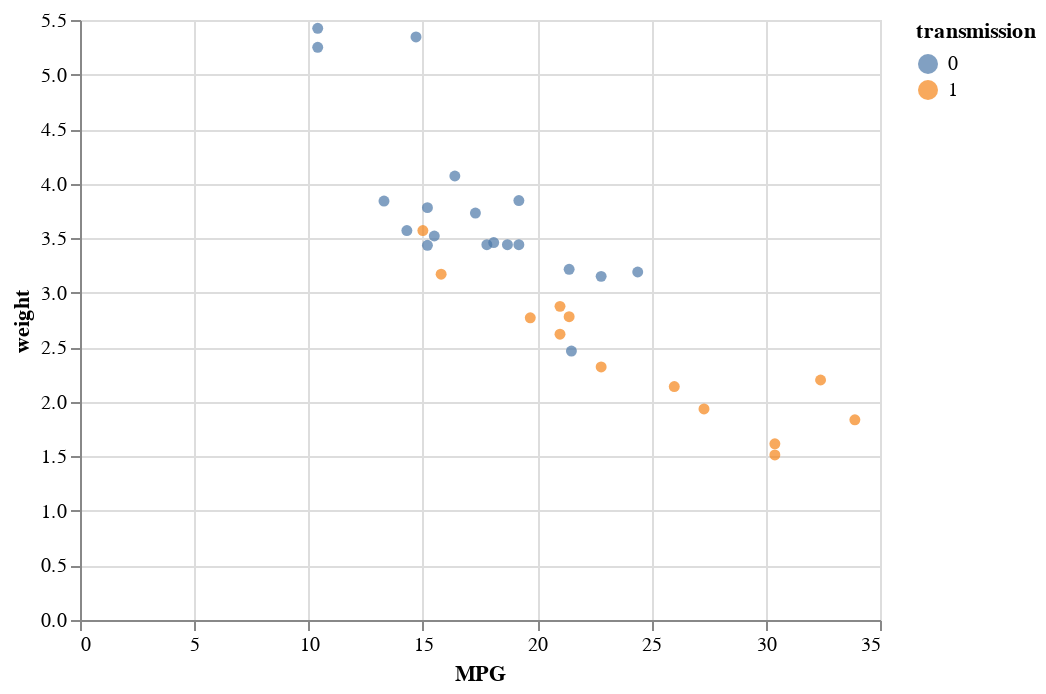

Notebook code for this chart:
### Markdown cell above
This would be a bit easier to read if the dots were filled so we could better see the colors. Luckily we can easily override the "global" properties of points to make them filled (`.mark_point(filled=True)`). Alternatively, you could use `.mark_circle`, which is a filled `.mark_point`. You can read more about this and see more options on the [Altair website](https://altair-viz.github.io/user_guide/customization.html).

### Code cell
#2.3 Change the look of the marks (filled)
alt.Chart(mtcars).mark_point(filled=True).encode(
    x='MPG',
    y='weight',
    color='transmission:N'
)

### Figure 1 — Vega-Lite specification as saved in the notebook (floating-point values rounded to 4 significant figures)
{"config": {"view": {"continuousWidth": 400, "continuousHeight": 300}}, "data": {"name": "data-9409cf149fcd97d1b95049972fed8558"}, "mark": {"type": "point", "filled": true}, "encoding": {"color": {"field": "transmission", "type": "nominal"}, "x": {"field": "MPG", "type": "quantitative"}, "y": {"field": "weight", "type": "quantitative"}}, "$schema": "https://vega.github.io/schema/vega-lite/v4.17.0.json", "datasets": {"data-9409cf149fcd97d1b95049972fed8558": [{"model": "Mazda RX4", "MPG": 21.0, "cylinders": 6, "displacement": 160.0, "HP": 110, "rear_axle_ratio": 3.9, "weight": 2.62, "qsec": 16.46, "vs": 0, "transmission": 1, "gears": 4, "carb": 4}, {"model": "Mazda RX4 Wag", "MPG": 21.0, "cylinders": 6, "displacement": 160.0, "HP": 110, "rear_axle_ratio": 3.9, "weight": 2.875, "qsec": 17.02, "vs": 0, "transmission": 1, "gears": 4, "carb": 4}, {"model": "Datsun 710", "MPG": 22.8, "cylinders": 4, "displacement": 108.0, "HP": 93, "rear_axle_ratio": 3.85, "weight": 2.32, "qsec": 18.61, "vs": 1, "transmission": 1, "gears": 4, "carb": 1}, {"model": "Hornet 4 Drive", "MPG": 21.4, "cylinders": 6, "displacement": 258.0, "HP": 110, "rear_axle_ratio": 3.08, "weight": 3.215, "qsec": 19.44, "vs": 1, "transmission": 0, "gears": 3, "carb": 1}, {"model": "Hornet Sportabout", "MPG": 18.7, "cylinders": 8, "displacement": 360.0, "HP": 175, "rear_axle_ratio": 3.15, "weight": 3.44, "qsec": 17.02, "vs": 0, "transmission": 0, "gears": 3, "carb": 2}, {"model": "Valiant", "MPG": 18.1, "cylinders": 6, "displacement": 225.0, "HP": 105, "rear_axle_ratio": 2.76, "weight": 3.46, "qsec": 20.22, "vs": 1, "transmission": 0, "gears": 3, "carb": 1}, {"model": "Duster 360", "MPG": 14.3, "cylinders": 8, "displacement": 360.0, "HP": 245, "rear_axle_ratio": 3.21, "weight": 3.57, "qsec": 15.84, "vs": 0, "transmission": 0, "gears": 3, "carb": 4}, {"model": "Merc 240D", "MPG": 24.4, "cylinders": 4, "displacement": 146.7, "HP": 62, "rear_axle_ratio": 3.69, "weight": 3.19, "qsec": 20.0, "vs": 1, "transmission": 0, "gears": 4, "carb": 2}, {"model": "Merc 230", "MPG": 22.8, "cylinders": 4, "displacement": 140.8, "HP": 95, "rear_axle_ratio": 3.92, "weight": 3.15, "qsec": 22.9, "vs": 1, "transmission": 0, "gears": 4, "carb": 2}, {"model": "Merc 280", "MPG": 19.2, "cylinders": 6, "displacement": 167.6, "HP": 123, "rear_axle_ratio": 3.92, "weight": 3.44, "qsec": 18.3, "vs": 1, "transmission": 0, "gears": 4, "carb": 4}, {"model": "Merc 280C", "MPG": 17.8, "cylinders": 6, "displacement": 167.6, "HP": 123, "rear_axle_ratio": 3.92, "weight": 3.44, "qsec": 18.9, "vs": 1, "transmission": 0, "gears": 4, "carb": 4}, {"model": "Merc 450SE", "MPG": 16.4, "cylinders": 8, "displacement": 275.8, "HP": 180, "rear_axle_ratio": 3.07, "weight": 4.07, "qsec": 17.4, "vs": 0, "transmission": 0, "gears": 3, "carb": 3}, {"model": "Merc 450SL", "MPG": 17.3, "cylinders": 8, "displacement": 275.8, "HP": 180, "rear_axle_ratio": 3.07, "weight": 3.73, "qsec": 17.6, "vs": 0, "transmission": 0, "gears": 3, "carb": 3}, {"model": "Merc 450SLC", "MPG": 15.2, "cylinders": 8, "displacement": 275.8, "HP": 180, "rear_axle_ratio": 3.07, "weight": 3.78, "qsec": 18.0, "vs": 0, "transmission": 0, "gears": 3, "carb": 3}, {"model": "Cadillac Fleetwood", "MPG": 10.4, "cylinders": 8, "displacement": 472.0, "HP": 205, "rear_axle_ratio": 2.93, "weight": 5.25, "qsec": 17.98, "vs": 0, "transmission": 0, "gears": 3, "carb": 4}, {"model": "Lincoln Continental", "MPG": 10.4, "cylinders": 8, "displacement": 460.0, "HP": 215, "rear_axle_ratio": 3.0, "weight": 5.424, "qsec": 17.82, "vs": 0, "transmission": 0, "gears": 3, "carb": 4}, {"model": "Chrysler Imperial", "MPG": 14.7, "cylinders": 8, "displacement": 440.0, "HP": 230, "rear_axle_ratio": 3.23, "weight": 5.345, "qsec": 17.42, "vs": 0, "transmission": 0, "gears": 3, "carb": 4}, {"model": "Fiat 128", "MPG": 32.4, "cylinders": 4, "displacement": 78.7, "HP": 66, "rear_axle_ratio": 4.08, "weight": 2.2, "qsec": 19.47, "vs": 1, "transmission": 1, "gears": 4, "carb": 1}, {"model": "Honda Civic", "MPG": 30.4, "cylinders": 4, "displacement": 75.7, "HP": 52, "rear_axle_ratio": 4.93, "weight": 1.615, "qsec": 18.52, "vs": 1, "transmission": 1, "gears": 4, "carb": 2}, {"model": "Toyota Corolla", "MPG": 33.9, "cylinders": 4, "displacement": 71.1, "HP": 65, "rear_axle_ratio": 4.22, "weight": 1.835, "qsec": 19.9, "vs": 1, "transmission": 1, "gears": 4, "carb": 1}, {"model": "Toyota Corona", "MPG": 21.5, "cylinders": 4, "displacement": 120.1, "HP": 97, "rear_axle_ratio": 3.7, "weight": 2.465, "qsec": 20.01, "vs": 1, "transmission": 0, "gears": 3, "carb": 1}, {"model": "Dodge Challenger", "MPG": 15.5, "cylinders": 8, "displacement": 318.0, "HP": 150, "rear_axle_ratio": 2.76, "weight": 3.52, "qsec": 16.87, "vs": 0, "transmission": 0, "gears": 3, "carb": 2}, {"model": "AMC Javelin", "MPG": 15.2, "cylinders": 8, "displacement": 304.0, "HP": 150, "rear_axle_ratio": 3.15, "weight": 3.435, "qsec": 17.3, "vs": 0, "transmission": 0, "gears": 3, "carb": 2}, {"model": "Camaro Z28", "MPG": 13.3, "cylinders": 8, "displacement": 350.0, "HP": 245, "rear_axle_ratio": 3.73, "weight": 3.84, "qsec": 15.41, "vs": 0, "transmission": 0, "gears": 3, "carb": 4}, {"model": "Pontiac Firebird", "MPG": 19.2, "cylinders": 8, "displacement": 400.0, "HP": 175, "rear_axle_ratio": 3.08, "weight": 3.845, "qsec": 17.05, "vs": 0, "transmission": 0, "gears": 3, "carb": 2}, {"model": "Fiat X1-9", "MPG": 27.3, "cylinders": 4, "displacement": 79.0, "HP": 66, "rear_axle_ratio": 4.08, "weight": 1.935, "qsec": 18.9, "vs": 1, "transmission": 1, "gears": 4, "carb": 1}, {"model": "Porsche 914-2", "MPG": 26.0, "cylinders": 4, "displacement": 120.3, "HP": 91, "rear_axle_ratio": 4.43, "weight": 2.14, "qsec": 16.7, "vs": 0, "transmission": 1, "gears": 5, "carb": 2}, {"model": "Lotus Europa", "MPG": 30.4, "cylinders": 4, "displacement": 95.1, "HP": 113, "rear_axle_ratio": 3.77, "weight": 1.513, "qsec": 16.9, "vs": 1, "transmission": 1, "gears": 5, "carb": 2}, {"model": "Ford Pantera L", "MPG": 15.8, "cylinders": 8, "displacement": 351.0, "HP": 264, "rear_axle_ratio": 4.22, "weight": 3.17, "qsec": 14.5, "vs": 0, "transmission": 1, "gears": 5, "carb": 4}, {"model": "Ferrari Dino", "MPG": 19.7, "cylinders": 6, "displacement": 145.0, "HP": 175, "rear_axle_ratio": 3.62, "weight": 2.77, "qsec": 15.5, "vs": 0, "transmission": 1, "gears": 5, "carb": 6}, {"model": "Maserati Bora", "MPG": 15.0, "cylinders": 8, "displacement": 301.0, "HP": 335, "rear_axle_ratio": 3.54, "weight": 3.57, "qsec": 14.6, "vs": 0, "transmission": 1, "gears": 5, "carb": 8}, {"model": "Volvo 142E", "MPG": 21.4, "cylinders": 4, "displacement": 121.0, "HP": 109, "rear_axle_ratio": 4.11, "weight": 2.78, "qsec": 18.6, "vs": 1, "transmission": 1, "gears": 4, "carb": 2}]}}
